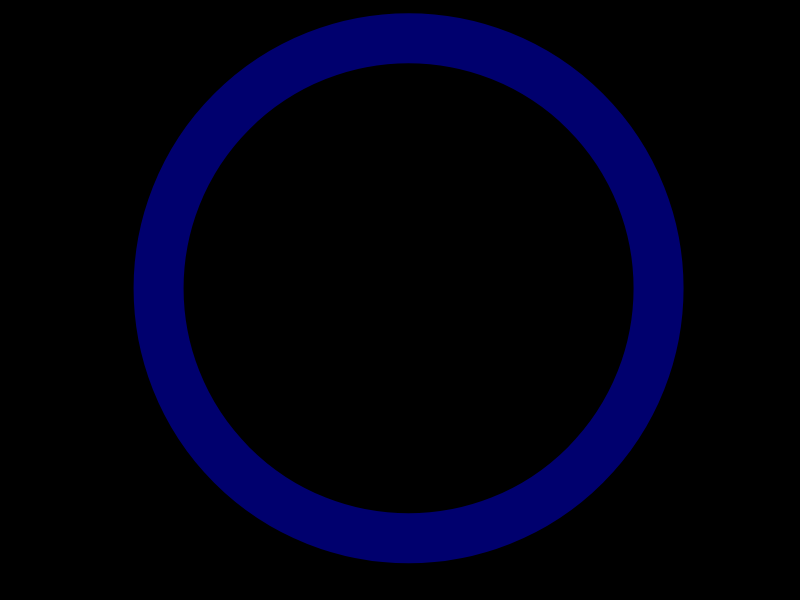
Frame 1 (no input)
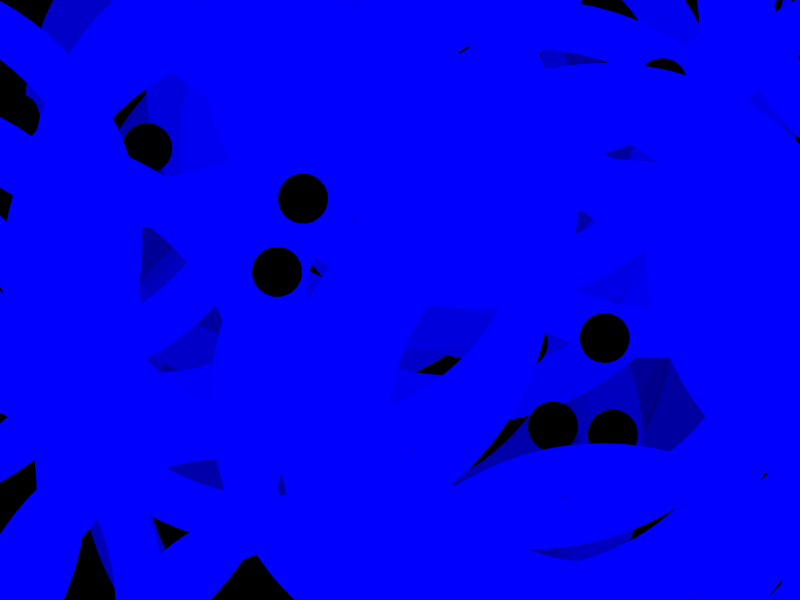
Frame 60 (no input)
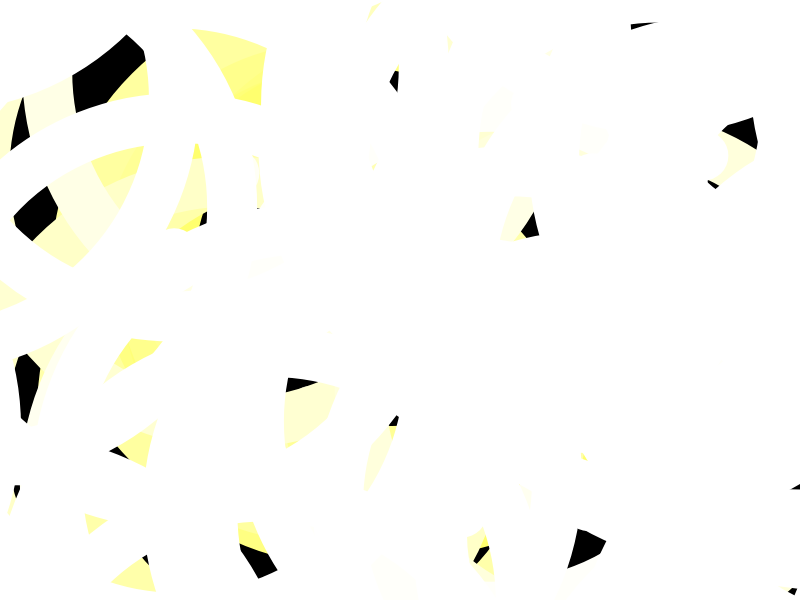
Frame 120 (the mouse pressed at the canvas centre since frame 60)

The p5.js sketch that drew these frames (run headless with seeded random() and noise() and a simulated clock; from frame 60 on, the mouse is pressed at the canvas centre):

// p5.js sketch
// ── sketch.js
var system;

function setup() {
  createCanvas(800, 600);
  system = new ParticleSystem(createVector(width/2, height/2));
}

function draw() {
  background(0);
  system.addParticle();
  system.run();
}

var Particle = function(position) {
  this.acceleration = createVector(0, 0.001);
  this.velocity = createVector(random(-20, 20), random(-20, 20));
  this.position = position.copy();
  this.lifespan = 100.0;
};

Particle.prototype.run = function() {
  this.update();
  this.display();
};


Particle.prototype.update = function(){
  this.velocity.add(this.acceleration);
  this.position.add(this.velocity);
  this.lifespan += 10;
};

Particle.prototype.display = function() {
  stroke(mouseX, mouseY, this.lifespan);
  strokeWeight(500);
  fill(mouseX,this.lifespan);
  ellipse(this.position.x, this.position.y, 50, 50);
};

Particle.prototype.isDead = function(){
  if (this.lifespan < 0) {
    return true;
  } else {
    return false;
  }
};

var ParticleSystem = function(position) {
  this.origin = position.copy();
  this.particles = [];
};

ParticleSystem.prototype.addParticle = function() {
  this.particles.push(new Particle(this.origin));
};

ParticleSystem.prototype.run = function() {
  for (var i = this.particles.length-1; i >= 0; i--) {
    var p = this.particles[i];
    p.run();
    if (p.isDead()) {
      this.particles.splice(i, 1);
    }
  }
};
